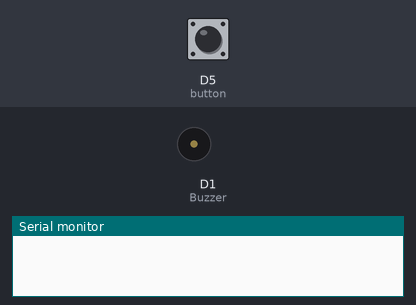
A sketch run on a simulated ESP8266 (NodeMCU). On the bench: buzzer (waves = sounding, pin HIGH), the last lines printed to the serial monitor. The test bench sets the inputs (shaded band); at power-on: D5 (button) LOW. WiFi joins after 1.5 s; servers stay silent unless stated.

Above: at 1.8 s.
1.9 s: D5 (button) pulled HIGH for 0.6 s
At 4.6 s:
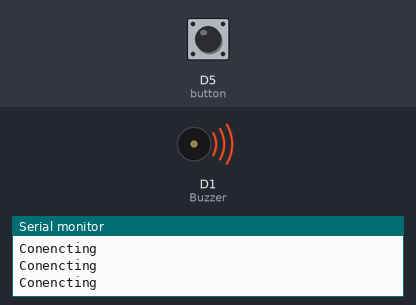
Timing chart, 0 to 10.2 s (numbered marks = the images above; inputs shaded):
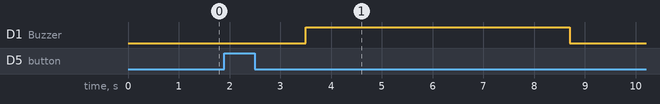

Measured:
- after the input at 1.9 s, D1 (Buzzer): LOW → HIGH after 1.6 s, → LOW 5.2 s later

The sketch:

Panic_Button.ino
```cpp
#include <ESP8266WiFi.h>
const char* ssid     = "Praveen";
const char* password = "abcdefgh";
int button= D5;
int Buzzer = D1;
const char* host = "maker.ifttt.com";     //IFTTT channel address
int buttonState;
void setup() {
  pinMode(button, INPUT);
  pinMode(Buzzer,OUTPUT);
  Serial.begin(115200);
  digitalWrite(button,LOW); // By default Off state
  }
int value = 1;
void loop() {
   buttonState = digitalRead(button);
    if (buttonState == HIGH) {                     //button is pulled down to ground via 10k resistor
       if (value == 1){
         WiFi.disconnect();
        Serial.println("Button Pressed");
       WiFi.begin(ssid, password); // connecting to wifi
       while (WiFi.status() != WL_CONNECTED) {
        Serial.println("Conencting");
       delay(500);
       }
       digitalWrite(Buzzer,HIGH);  // LED turns On
       WiFiClient client;
       const int httpPort = 80;
       if (!client.connect(host, httpPort)) {
        Serial.println("Weak Network");
       return;
       }
       // We now create a URI for the request
       String url = "/trigger/save_me/with/key/j_Y443brtnPqNhBKS81U7Mqps8iS1PfRH1zci2lebr0";   //our link to trigger the event with special key and event name
       // This will send the request to the server
       client.print(String("GET ") + url + " HTTP/1.1\r\n" + "Host: " + host + "\r\n" + "Connection: close\r\n\r\n");  // GET request
       value = 0;
       delay(5000);
       digitalWrite(Buzzer,LOW);  // LED turns Off
       }
    }
    else{
    value = 1;
    delay(500);
    }
}
```
